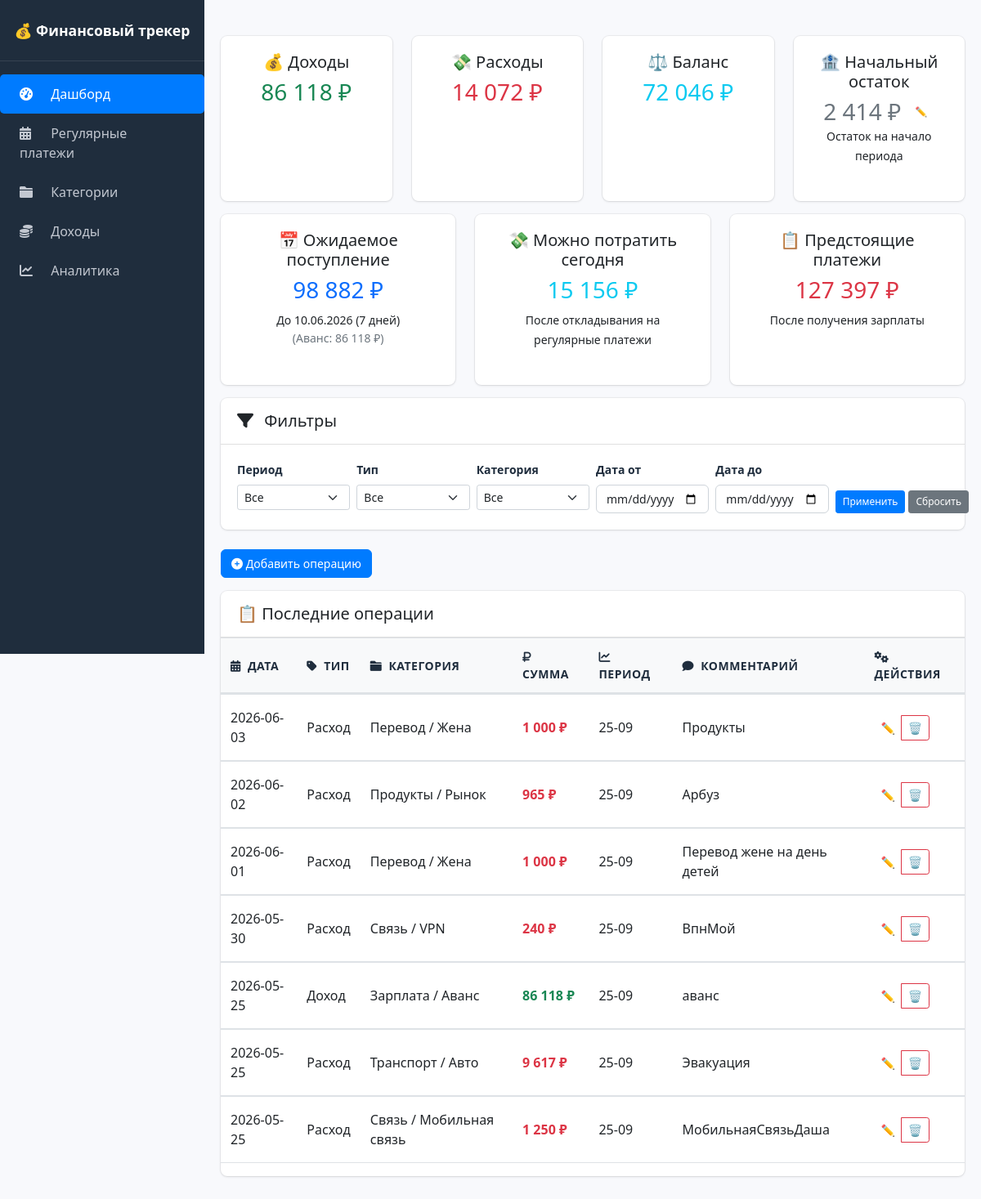
Before: / with the older database file.
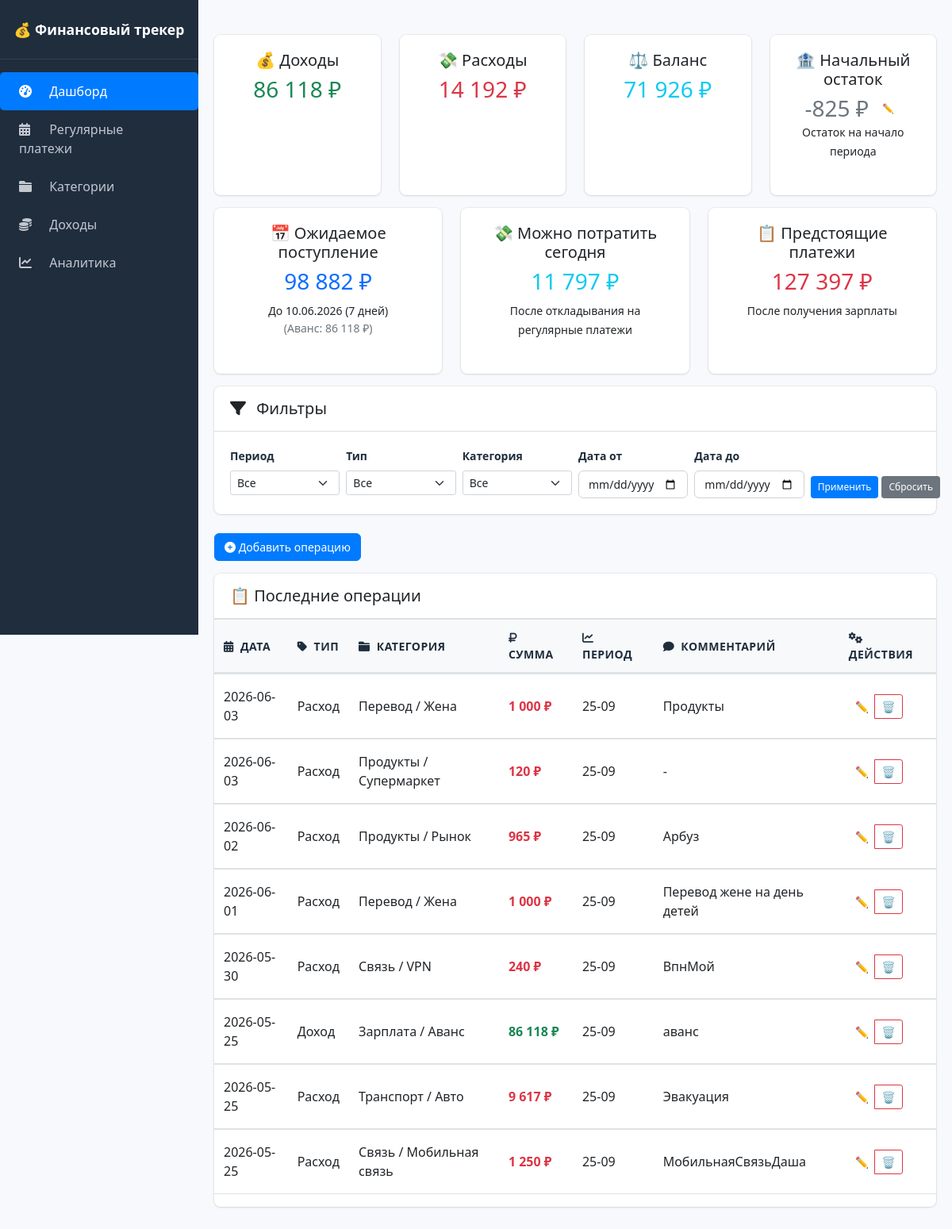
After: the same page with the newer database file.
### tables this page shows
CREATE TABLE period_balance (
                id INTEGER PRIMARY KEY AUTOINCREMENT,
                period TEXT NOT NULL,
                start_date TEXT NOT NULL,
                balance REAL NOT NULL,
                UNIQUE(period, start_date)
            );

CREATE TABLE operations (
                id INTEGER PRIMARY KEY AUTOINCREMENT,
                date TEXT NOT NULL,
                type TEXT NOT NULL,
                category TEXT NOT NULL,
                subcategory TEXT,
                amount REAL NOT NULL,
                comment TEXT,
                period TEXT
            );

### routes/main.py (the view)
    @app.route('/')
    def index():
        apply_regular_payments()
        today = date.today()
        period_filter = request.args.get('period', '')
        type_filter = request.args.get('type', '')
        category_filter = request.args.get('category', '')
        date_from = request.args.get('date_from', '')
        date_to = request.args.get('date_to', '')
        query = 'SELECT * FROM operations WHERE 1=1'
        params = []
        if period_filter:
            query += ' AND period = ?'
            params.append(period_filter)
        if type_filter:
            query += ' AND type = ?'
            params.append(type_filter)
        if category_filter:
            query += ' AND category = ?'
            params.append(category_filter)
        if date_from:
            query += ' AND date >= ?'
            params.append(date_from)
        if date_to:
            query += ' AND date <= ?'
            params.append(date_to)
        query += ' ORDER BY date DESC LIMIT 100'
        with get_db() as conn:
            operations = conn.execute(query, params).fetchall()
            all_categories = [row['name'] for row in conn.execute(
                'SELECT DISTINCT name FROM categories WHERE parent_id IS NULL ORDER BY name').fetchall()]
            total_income = \
            conn.execute('SELECT COALESCE(SUM(amount), 0) FROM operations WHERE type="Доход"').fetchone()[0]
            total_expense = \
            conn.execute('SELECT COALESCE(SUM(amount), 0) FROM operations WHERE type="Расход"').fetchone()[0]
            balance = total_income - total_expense
            planned_salary_row = conn.execute('SELECT value FROM settings WHERE key = "planned_salary"').fetchone()
            planned_salary = float(planned_salary_row['value']) if planned_salary_row else 185000
            advance_row = conn.execute('''
                SELECT amount
                FROM operations
                WHERE type = 'Доход'
                AND category = 'Зарплата'
                AND subcategory = 'Аванс'
                ORDER BY date DESC
                LIMIT 1
            ''').fetchone()
            real_advance = advance_row['amount'] if advance_row else 0
            if real_advance > 0:
                expected_remainder = planned_salary - real_advance
                salary_remainder_text = f"{expected_remainder:,.0f} ₽".replace(",", " ")
                salary_remainder_note = f"(Аванс: {real_advance:,.0f} ₽)".replace(",", " ")
            else:
                expected_remainder = planned_salary
                salary_remainder_text = f"{expected_remainder:,.0f} ₽".replace(",", " ")
                salary_remainder_note = "⚠️ Аванс ещё не внесён"
            income_cats = {}
            expense_cats = {}
            income_main = conn.execute(
                'SELECT * FROM categories WHERE parent_id IS NULL AND type = "Доход" ORDER BY name').fetchall()
            for cat in income_main:
                subcats = conn.execute('SELECT name FROM categories WHERE parent_id = ? ORDER BY name',
                                       (cat['id'],)).fetchall()
                income_cats[cat['name']] = [s['name'] for s in subcats]
            expense_main = conn.execute(
                'SELECT * FROM categories WHERE parent_id IS NULL AND type = "Расход" ORDER BY name').fetchall()
            for cat in expense_main:
                subcats = conn.execute('SELECT name FROM categories WHERE parent_id = ? ORDER BY name',
                                       (cat['id'],)).fetchall()
                expense_cats[cat['name']] = [s['name'] for s in subcats]
        if 10 <= today.day <= 24:
            period_start, period_end = 10, 24
        else:
            period_start, period_end = 25, 9
        next_income = get_next_income_date(today)
        days_to_income = (next_income - today).days
        period_start_date, period_end_date = get_period_dates(today)
        period_balance = update_period_balance(today)
        expenses_this_period = get_expenses_for_period(period_start_date, period_end_date)
        regular_total_month = get_regular_payments_for_month()
        paid_regular = get_paid_regular_payments_this_month()
        planning = get_planning_data(planned_salary, real_advance, regular_total_month, paid_regular)
        if real_advance > 0 and 25 <= today.day <= 31:
            advance_for_period = real_advance
            saved_from_advance = planning['need_to_save_from_advance']
        else:
            advance_for_period = planning['advance']
            saved_from_advance = planning['need_to_save_from_advance']
        can_spend_today = (advance_for_period - saved_from_advance) + period_balance - expenses_this_period
        regular_this_period = get_regular_payments_for_period(today, period_start, period_end)
        regular_total = get_regular_total_for_month()
        unpaid_regular = get_unpaid_regular_payments(today, period_start, period_end)
        if real_advance > 0:
            expected_income = planned_salary - real_advance
        else:
            expected_income = planned_salary
        future_regular = get_regular_payments_until_date(today, next_income)
        regular_after_income = get_regular_payments_after_date(today, next_income)
        if can_spend_today < 0:
            spend_warning = "⚠️ Внимание! Денег не хватит на регулярные платежи!"
        else:
            spend_warning = ""
        free_money_now = period_balance + total_income - total_expense - unpaid_regular
        if free_money_now < 0:
            traffic_light = "red"
            traffic_text = "⚠️ КАССОВЫЙ РАЗРЫВ!"
        elif free_money_now < 5000:
            traffic_light = "yellow"
            traffic_text = "⚠️ Осторожно: остаток меньше 5000 ₽"
        else:
            traffic_light = "green"
            traffic_text = "✅ Всё хорошо"
        return render_template('index.html',
                               operations=operations,
                               total_income=total_income,
                               total_expense=total_expense,
                               balance=balance,
                               free_money_now=free_money_now,
                               expected_income=expected_income,
                               future_regular=future_regular,
                               regular_after_income=regular_after_income,
                               can_spend_today=can_spend_today,
                               spend_warning=spend_warning,
                               days_to_income=days_to_income,
                               next_income=next_income,
                               traffic_light=traffic_light,
                               traffic_text=traffic_text,
                               regular_total=regular_total,
                               regular_this_period=regular_this_period,
                               period_balance=period_balance,
                               all_categories=all_categories,
                               salary_remainder_text=salary_remainder_text,
                               salary_remainder_note=salary_remainder_note,
                               income_categories=income_cats,
                               expense_categories=expense_cats,
                               planning=planning,
                               regular_total_month=regular_total_month)

### templates/index.html (shortened to what this page needs)
{% extends "base.html" %}
{% block content %}
<div class="row">
    <div class="col-md-3 mb-3">
        <div class="card h-100">
            <div class="card-body text-center">
                <h5 class="card-title">💰 Доходы</h5>
                <h3 class="text-success">{{ "{:,.0f}".format(total_income).replace(",", " ") }} ₽</h3>
            </div>
        </div>
    </div>
    <div class="col-md-3 mb-3">
        <div class="card h-100">
            <div class="card-body text-center">
                <h5 class="card-title">💸 Расходы</h5>
                <h3 class="text-danger">{{ "{:,.0f}".format(total_expense).replace(",", " ") }} ₽</h3>
            </div>
        </div>
    </div>
    <div class="col-md-3 mb-3">
        <div class="card h-100">
            <div class="card-body text-center">
                <h5 class="card-title">⚖️ Баланс</h5>
                <h3 class="text-info">{{ "{:,.0f}".format(balance).replace(",", " ") }} ₽</h3>
            </div>
        </div>
    </div>
    <div class="col-md-3 mb-3">
        <div class="card h-100">
            <div class="card-body text-center">
                <h5 class="card-title">🏦 Начальный остаток</h5>
                <div class="d-flex justify-content-center align-items-center gap-2">
                    <h3 class="text-secondary mb-0">{{ "{:,.0f}".format(period_balance).replace(",", " ") }} ₽</h3>
                    <button onclick="showMoneyModal()" class="btn btn-sm btn-outline-secondary" title="Редактировать">
                        ✏️
                    </button>
                </div>
                <small>Остаток на начало периода</small>
            </div>
        </div>
    </div>
</div>
<div class="row">
    <div class="col-md-4 mb-3">
        <div class="card h-100">
            <div class="card-body text-center">
                <h5 class="card-title">📅 Ожидаемое поступление</h5>
                <h3 class="text-primary">{{ "{:,.0f}".format(expected_income).replace(",", " ") }} ₽</h3>
                <small>До {{ next_income.strftime('%d.%m.%Y') }} ({{ days_to_income }} дней)</small>
                <small class="d-block text-muted">{{ salary_remainder_note }}</small>
            </div>
        </div>
    </div>
    <div class="col-md-4 mb-3">
        <div class="card h-100">
            <div class="card-body text-center">
                <h5 class="card-title">💸 Можно потратить сегодня</h5>
                <h3 class="text-{{ 'danger' if can_spend_today < 0 else 'info' }}">
                    {{ "{:,.0f}".format(can_spend_today).replace(",", " ") }} ₽
                </h3>
                <small>После откладывания на регулярные платежи</small>
            </div>
        </div>
    </div>
    <div class="col-md-4 mb-3">
        <div class="card h-100">
            <div class="card-body text-center">
                <h5 class="card-title">📋 Предстоящие платежи</h5>
                <h3 class="text-danger">{{ "{:,.0f}".format(regular_after_income).replace(",", " ") }} ₽</h3>
                <small>После получения зарплаты</small>
            </div>
        </div>
    </div>
</div>
<div class="card mb-4">
    <div class="card-header">
        <h5 class="mb-0"><i class="fas fa-filter me-2"></i> Фильтры</h5>
    </div>
    <div class="card-body">
        <form method="GET" action="{{ url_for('index') }}" class="row g-2">
            <div class="col-md-2">
                <label class="form-label small fw-bold">Период</label>
                <select name="period" class="form-select form-select-sm">
                    <option value="">Все</option>
                </select>
            </div>
            <div class="col-md-2">
                <label class="form-label small fw-bold">Тип</label>
                <select name="type" class="form-select form-select-sm">
                    <option value="">Все</option>
                </select>
            </div>
            <div class="col-md-2">
                <label class="form-label small fw-bold">Категория</label>
                <select name="category" class="form-select form-select-sm">
                    <option value="">Все</option>
                </select>
            </div>
            <div class="col-md-2">
                <label class="form-label small fw-bold">Дата от</label>
                <input type="date" name="date_from" class="form-control form-control-sm">
            </div>
            <div class="col-md-2">
                <label class="form-label small fw-bold">Дата до</label>
                <input type="date" name="date_to" class="form-control form-control-sm">
            </div>
            <div class="col-md-2 d-flex align-items-end gap-1">
                <button type="submit" class="btn btn-primary btn-sm">Применить</button>
                <a href="{{ url_for('index') }}" class="btn btn-secondary btn-sm">Сбросить</a>
            </div>
        </form>
    </div>
</div>
<div class="d-flex justify-content-start mb-3">
    <button type="button" class="btn btn-primary" data-bs-toggle="modal" data-bs-target="#addModal">
        <i class="fas fa-plus-circle"></i> Добавить операцию
    </button>
</div>
<div class="card">
    <div class="card-header">
        <h5 class="mb-0">📋 Последние операции</h5>
    </div>
    <div class="table-responsive">
        <table class="table table-sm table-hover">
            <thead class="table-light">
            <tr>
                <th><i class="fas fa-calendar-alt me-1"></i> Дата</th>
                <th><i class="fas fa-tag me-1"></i> Тип</th>
                <th><i class="fas fa-folder me-1"></i> Категория</th>
                <th><i class="fas fa-ruble-sign me-1"></i> Сумма</th>
                <th><i class="fas fa-chart-line me-1"></i> Период</th>
                <th><i class="fas fa-comment me-1"></i> Комментарий</th>
                <th><i class="fas fa-cogs me-1"></i> Действия</th>
            </tr>
            </thead>
            <tbody>
            {% for op in operations %}
            <tr>
                <td>{{ op.date }}</td>
                <td>{{ op.type }}</td>
                <td>{{ op.category }}{% if op.subcategory %} / {{ op.subcategory }}{% endif %}</td>
                <td class="fw-bold {{ 'text-success' if op.type == 'Доход' else 'text-danger' }}">
                    {{ "{:,.0f}".format(op.amount).replace(",", " ") }} ₽
                </td>
                <td>{{ op.period }}</td>
                <td>{{ op.comment or '-' }}</td>
                <td>
                    <div class="btn-group btn-group-sm">
                        <button class="btn btn-outline-primary edit-btn" data-id="{{ op.id }}" title="Редактировать">
                            ✏️
                        </button>
                        <a href="{{ url_for('delete', id=op.id) }}" class="btn btn-outline-danger" title="Удалить"
                           onclick="return confirm('Удалить операцию?')">🗑️</a>
                    </div>
                </td>
            </tr>
            {% else %}
            <tr>
                <td colspan="7" class="text-center">Нет операций. Добавьте первую!</td>
                {% endfor %}
            </tbody>
        </table>
    </div>
</div>
{% endblock %}

### templates/base.html (shortened to what this page needs)
<!DOCTYPE html>
<html lang="ru">
<head>
    <link href="https://cdn.jsdelivr.net/npm/bootstrap@5.1.3/dist/css/bootstrap.min.css" rel="stylesheet">
    <link href="https://cdnjs.cloudflare.com/ajax/libs/font-awesome/6.0.0/css/all.min.css" rel="stylesheet">
    <link href="{{ url_for('static', filename='css/style.css') }}" rel="stylesheet">
</head>
<body>
<div class="sidebar">
    <div class="sidebar-brand">
        <a href="{{ url_for('index') }}">💰 Финансовый трекер</a>
    </div>
    <div class="sidebar-nav">
        <a class="nav-link {% if request.endpoint == 'index' %}active{% endif %}" href="{{ url_for('index') }}">
            <i class="fas fa-tachometer-alt"></i> Дашборд
        </a>
        <a class="nav-link {% if request.endpoint == 'regular' %}active{% endif %}" href="{{ url_for('regular') }}">
            <i class="fas fa-calendar-alt"></i> Регулярные платежи
        </a>
        <a class="nav-link {% if request.endpoint == 'categories' %}active{% endif %}"
           href="{{ url_for('categories') }}">
            <i class="fas fa-folder"></i> Категории
        </a>
        <a class="nav-link {% if request.endpoint == 'income_settings' %}active{% endif %}"
           href="{{ url_for('income_settings') }}">
            <i class="fas fa-coins"></i> Доходы
        </a>
        <a class="nav-link {% if request.endpoint == 'analytics' %}active{% endif %}" href="{{ url_for('analytics') }}">
            <i class="fas fa-chart-line"></i> Аналитика
        </a>
    </div>
</div>
<div class="main-content">
    {% block content %}{% endblock %}
</div>
</body>
</html>

Changed rows visible on the page:
removed period_balance: balance "2 414"
added period_balance: balance "-825"
added operations: date "2026-06-03", type "Расход", category "Продукты", subcategory "Супермаркет", amount "120", period "25-09", comment "-"
Other visible differences:
{{ "{:,.0f}".format(total_expense).replace(",", " ") }}: "14 072" → "14 192"
{{ "{:,.0f}".format(balance).replace(",", " ") }}: "72 046" → "71 926"
{{ "{:,.0f}".format(can_spend_today).replace(",", " ") }}: "15 156" → "11 797"
